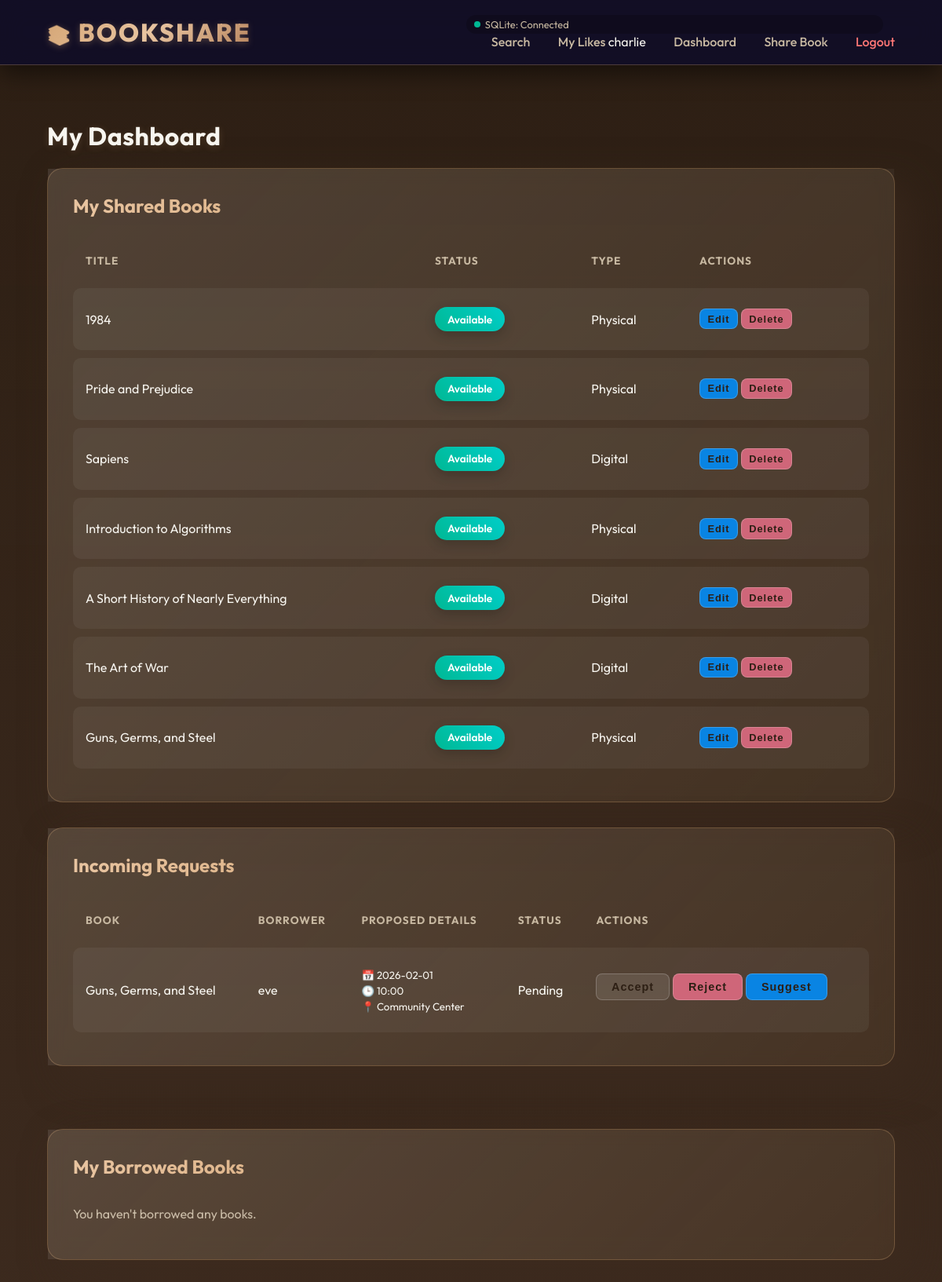
The app's page /dashboard (signed in) with its own data.
### models.py (models this page shows, shortened)
class User(UserMixin, db.Model):
    id = db.Column(db.Integer, primary_key=True)
    username = db.Column(db.String(80), unique=True, nullable=False)
    email = db.Column(db.String(120), unique=True, nullable=False)
    password_hash = db.Column(db.String(128))
    role = db.Column(db.String(20), nullable=False, default='Member') # Member or Admin
    is_blocked = db.Column(db.Boolean, default=False)

class Book(db.Model):
    id = db.Column(db.Integer, primary_key=True)
    title = db.Column(db.String(200), nullable=False)
    author = db.Column(db.String(200), nullable=False)
    category = db.Column(db.String(100), nullable=False)
    type = db.Column(db.String(20), nullable=False) # Physical or Digital
    location = db.Column(db.String(200), nullable=True) # New: Physical availability notes
    description = db.Column(db.Text, nullable=True) # New: Book description
    file_link = db.Column(db.String(500), nullable=True) # Link to digital resource
    filename = db.Column(db.String(500), nullable=True) # Uploaded file path
    likes = db.Column(db.Integer, default=0) # New Interactive Feature
    status = db.Column(db.String(20), default='Available') # Available, Borrowed, Returned
    is_deleted = db.Column(db.Boolean, default=False) # Soft delete flag
    owner_id = db.Column(db.Integer, db.ForeignKey('user.id'), nullable=False)
    owner = db.relationship('User', backref=db.backref('books', lazy=True))

class BorrowRequest(db.Model):
    id = db.Column(db.Integer, primary_key=True)
    book_id = db.Column(db.Integer, db.ForeignKey('book.id'), nullable=False)
    borrower_id = db.Column(db.Integer, db.ForeignKey('user.id'), nullable=False)
    proposed_date = db.Column(db.String(20))
    proposed_time = db.Column(db.String(20))
    proposed_location = db.Column(db.String(200))
    request_status = db.Column(db.String(20), default='Pending') # Pending, Accepted, Rejected
    book = db.relationship('Book', backref=db.backref('requests', lazy=True))
    borrower = db.relationship('User', backref=db.backref('borrow_requests', lazy=True))

### app.py (the view)
@app.route('/dashboard')
@login_required
def dashboard():
    if current_user.role == 'Admin':
        return redirect(url_for('admin_dashboard'))
    my_books = Book.query.filter_by(owner=current_user, is_deleted=False).all()
    borrowed_requests = BorrowRequest.query.filter_by(borrower=current_user).all()
    received_requests = BorrowRequest.query.join(Book).filter(Book.owner == current_user, Book.is_deleted == False).all()
    return render_template('dashboard.html', my_books=my_books, borrowed_requests=borrowed_requests, received_requests=received_requests)

### templates/dashboard.html (shortened to what this page needs)
{% extends 'base.html' %}
{% block body_class %}page-dashboard{% endblock %}
{% block content %}
<h1>My Dashboard</h1>
<div style="display: flex; flex-direction: column; gap: 2rem; max-width: 1200px; margin: 0 auto;">
    <div class="card" data-tilt style="transform-style: preserve-3d; margin-bottom: 0;">
        <h2 style="transform: translateZ(30px);">My Shared Books</h2>
        {% if my_books %}
        <div style="overflow-x: auto; transform: translateZ(20px);">
            <table>
                <thead>
                    <tr>
                        <th>Title</th>
                        <th>Status</th>
                        <th>Type</th>
                        <th>Actions</th>
                    </tr>
                </thead>
                <tbody>
                    {% for book in my_books %}
                    <tr style="transform: translateZ(10px);">
                        <td>{{ book.title }}</td>
                        <td>
                            <span class="badge {{ book.status|lower }}">{{ book.status }}</span>
                        </td>
                        <td>{{ book.type }}</td>
                        <td>
                            <a href="{{ url_for('edit_book', id=book.id) }}" style="text-decoration: none;">
                                <button class="btn-small"
                                    style="background: #0984e3; padding: 0.3rem 0.6rem; font-size: 0.8rem; width: auto; display: inline-block;">Edit</button>
                            </a>
                            <form method="POST" action="{{ url_for('delete_book', id=book.id) }}"
                                style="display:inline;" onsubmit="return confirm('Are you sure?');">
                                <button type="submit" class="btn-small"
                                    style="background: #cf6679; padding: 0.3rem 0.6rem; font-size: 0.8rem; width: auto;">Delete</button>
                            </form>
                        </td>
                    </tr>
                    {% endfor %}
                </tbody>
            </table>
        </div>
        {% else %}
        <p style="color: var(--text-muted);">You haven't shared any books yet.</p>
        {% endif %}
    </div>
    <div class="card" data-tilt style="transform-style: preserve-3d; margin-bottom: 3rem;">
        <h2 style="transform: translateZ(30px);">Incoming Requests</h2>
        {% if received_requests %}
        <div style="overflow-x: auto; transform: translateZ(20px);">
            <table>
                <thead>
                    <tr>
                        <th>Book</th>
                        <th>Borrower</th>
                        <th>Proposed Details</th>
                        <th>Status</th>
                        <th>Actions</th>
                    </tr>
                </thead>
                <tbody>
                    {% for req in received_requests %}
                    <tr>
                        <td>{{ req.book.title }}</td>
                        <td>{{ req.borrower.username }}</td>
                        <td>
                            {% if req.book.type == 'Physical' %}
                            <small>📅 {{ req.proposed_date }} <br> 🕒 {{ req.proposed_time }} <br> 📍 {{
                                req.proposed_location }}</small>
                            {% else %}
                            Digital Access
                            {% endif %}
                        </td>
                        <td>{{ req.request_status }}</td>
                        <td>
                            {% if req.request_status == 'Pending' %}
                            <form method="POST" action="{{ url_for('handle_request', id=req.id) }}"
                                style="display:inline;">
                                <button type="submit" class="btn-small"
                                    style="margin-bottom: 0.5rem; width: auto;">Accept</button>
                            </form>
                            <form method="POST" action="{{ url_for('handle_request', id=req.id) }}"
                                style="display:inline;">
                                <button type="submit" class="btn-small"
                                    style="background:#cf6679; margin-bottom: 0.5rem; width: auto;">Reject</button>
                            </form>
                            <button type="button" class="btn-small" style="background:#0984e3; width: auto;"
                                onclick="document.getElementById('suggest-{{req.id}}').style.display = 'block'">Suggest</button>
                            {% elif req.request_status == 'Accepted' and req.book.status == 'Borrowed' and req.book.type
                            ==
                            'Physical' %}
                            <form method="POST" action="{{ url_for('return_book', req_id=req.id) }}">
                                <button type="submit" class="btn-small" style="background: #00b894; width: auto;">Mark
                                    Returned</button>
                            </form>
                            {% endif %}
                        </td>
                    </tr>
                    {% endfor %}
                </tbody>
            </table>
        </div>
        {% else %}
        <p style="color: var(--text-muted);">No incoming requests.</p>
        {% endif %}
    </div>
    <div class="card" data-tilt style="transform-style: preserve-3d;">
        <h2 style="transform: translateZ(30px);">My Borrowed Books</h2>
        {% if borrowed_requests %}
        <div style="overflow-x: auto; transform: translateZ(20px);">
            <table>
                <thead>
                    <tr>
                        <th>Book</th>
                        <th>Owner</th>
                        <th>Type</th>
                        <th>Status</th>
                        <th>Action</th>
                    </tr>
                </thead>
                <tbody>
                    {% for req in borrowed_requests %}
                    <tr>
                        <td>{{ req.book.title }}</td>
                        <td>{{ req.book.owner.username }}</td>
                        <td>{{ req.book.type }}</td>
                        <td>
                            <span
                                class="badge {% if req.book.status == 'Borrowed' %}borrowed{% elif req.book.status == 'Returned' %}available{% endif %}">{{
                                req.book.status }}</span>
                        </td>
                        <td>
                            {% if req.book.type == 'Digital' and req.book.status == 'Borrowed' %}
                            {% if req.book.file_link %}
                            <a href="{{ req.book.file_link }}" target="_blank" class="btn-small"
                                style="text-decoration: none; background: #0984e3; color: white; display:inline-block; margin-right: 0.5rem;">Download
                                Link</a>
                            {% endif %}
                            {% if req.book.filename %}
                            <a href="{{ url_for('static', filename='uploads/' + req.book.filename) }}" target="_blank"
                                class="btn-small"
                                style="text-decoration: none; background: #0984e3; color: white; display:inline-block; margin-right: 0.5rem;">Download
                                File</a>
                            {% endif %}
                            <form method="POST" action="{{ url_for('return_book', req_id=req.id) }}"
                                style="display:inline;">
                                <button type="submit" class="btn-small"
                                    style="background: #00b894; width: auto;">Return</button>
                            </form>
                            {% elif req.book.type == 'Physical' %}
                            <small>{{ req.request_status }}</small>
                            {% endif %}
                        </td>
                    </tr>
                    {% endfor %}
                </tbody>
            </table>
        </div>
        {% else %}
        <p style="color: var(--text-muted);">You haven't borrowed any books.</p>
        {% endif %}
    </div>
</div>
{% endblock %}

### templates/base.html (shortened to what this page needs)
<!DOCTYPE html>
<html lang="en">
<head>
    <link rel="stylesheet" href="{{ url_for('static', filename='style.css') }}">
    <link rel="stylesheet" href="https://cdnjs.cloudflare.com/ajax/libs/font-awesome/6.4.0/css/all.min.css">
</head>
<body class="{% block body_class %}{% endblock %}">
    <nav>
        <a href="{{ url_for('index') }}" class="nav-brand">
            <span style="font-size: 1.5rem;">📚</span> BookShare
        </a>
        <div class="nav-links">
            <div class="db-status"
                style="margin-right: 15px; font-size: 0.8rem; display: flex; align-items: center; background: rgba(0,0,0,0.2); padding: 4px 10px; border-radius: 20px;">
                <span
                    style="width: 8px; height: 8px; border-radius: 50%; background: {% if db_connected %}#00b894{% else %}#d63031{% endif %}; margin-right: 6px;"></span>
                <span style="color: var(--text-muted);">{{ db_type }}: {% if db_connected %}Connected{% else
                    %}Disconnected{% endif %}</span>
            </div>
            <a href="{{ url_for('index') }}" class="{% if request.endpoint == 'index' %}active{% endif %}">Search</a>
            {% if current_user.is_authenticated %}
            <a href="{{ url_for('my_likes') }}" class="{% if request.endpoint == 'my_likes' %}active{% endif %}">My
                Likes</a>
            <span>{{ current_user.username }}</span>
            <a href="{{ url_for('dashboard') }}"
                class="{% if request.endpoint == 'dashboard' %}active{% endif %}">Dashboard</a>
            {% if current_user.role != 'Admin' %}
            <a href="{{ url_for('add_book') }}" class="{% if request.endpoint == 'add_book' %}active{% endif %}">Share
                Book</a>
            {% endif %}
            <a href="{{ url_for('logout') }}" style="color: #ff7675;">Logout</a>
            {% else %}
            <a href="{{ url_for('login') }}">Login</a>
            <a href="{{ url_for('register') }}"
                style="color: #00cec9; border: 1px solid #00cec9; padding: 0.5rem 1.5rem; border-radius: 50px;">Sign
                Up</a>
            {% endif %}
        </div>
    </nav>
    <div class="container">
        {% block content %}{% endblock %}
    </div>
</body>
</html>

### records on screen
User: username "charlie"
Book: title "1984", status "Available", type "Physical"
Book: title "Pride and Prejudice", status "Available", type "Physical"
Book: title "Sapiens", status "Available", type "Digital"
Book: title "Introduction to Algorithms", status "Available", type "Physical"
Book: title "A Short History of Nearly Everything", status "Available", type "Digital"
Book: title "The Art of War", status "Available", type "Digital"
Book: title "Guns, Germs, and Steel", status "Available", type "Physical"
BorrowRequest: book "Guns, Germs, and Steel", borrower.username "eve", proposed_date "2026-02-01", proposed_time "10:00", proposed_location "Community Center", request_status "Pending"

### other values on screen
{{ db_type }} "SQLite"
